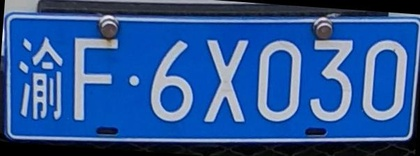
%> input picture 倾斜校正车牌.jpg, 420 x 156 px, shrunk from 602 x 223 before the run
$ octave --eval "result = image_segmentation(imread('倾斜校正车牌.jpg'));"   (GNU Octave 9; MATLAB toolbox functions it lacks are replaced by stand-ins)
%> lines starting %> are read from the running program, lines starting %| are printed output that depends on the picture; in (x1, y1, x2, y2) boxes, pixels count from 0 and x2, y2 are one past the last pixel; in counts of white or black regions, pixels touching at a corner belong together; the program's own positions count from 1
function bw =image_segmentation(I)  %图像分割
Image = I;              %读取RGB图像
%> Image is the input picture: size 156x420x3 uint8; mean R, G, B 45.5, 87.6, 151.8
Image=im2double(Image); %双精度类型 便于运算
%> Image: size 156x420x3 double
I=rgb2hsv(Image);       %RGB模型转换hsv模型
%> I: size 156x420x3 double; mean H, S, V 0.586, 0.685, 0.596
[y,x,z]=size(I);        %%y x z 返回RGB彩色图像数据矩阵行 列 等
%> y = 156; x = 420; z = 3
Blue_y = zeros(y, 1);
p=[0.56 0.71 0.4 1 0.3 1 0];
for i = 1 : y
    for j = 1 : x
        hij = I(i, j, 1);
        sij = I(i, j, 2);
        vij = I(i, j, 3);
        if (hij>=p(1) && hij<=p(2)) &&( sij >=p(3)&& sij<=p(4))&&...
                (vij>=p(5)&&vij<=p(6))
            Blue_y(i, 1) = Blue_y(i, 1) + 1;  %蓝色象素点统计
        end
    end
end
%> after the loop, Blue_y = 156 values, max 404 at index 122, min 0 at index 1, mean 253.7
[~, MaxY] = max(Blue_y);  %最大值
%> MaxY = 122
Th = p(7);
PY1 = MaxY;
%> PY1 = 122
while ((Blue_y(PY1,1)>Th) && (PY1>0))
    PY1 = PY1 - 1;
end
%> this loop made 112 passes
%> PY1 on passes 1 to 12: 121, 120, 119, 118, 117, 116, 115, 114, 113, 112, 111, 110
%> after the loop, PY1 = 10
PY2 = MaxY;
%> PY2 = 122
while ((Blue_y(PY2,1)>Th) && (PY2<y))
    PY2 = PY2 + 1;
end
%> this loop made 22 passes
PY1 = PY1 - 2;
%> PY1 = 8
PY2 = PY2 + 2;
%> PY2 = 146
if PY1 < 1
    PY1 = 1;
end
if PY2 > y
    PY2 = y;
end
bw=Image(PY1:PY2,:,:);
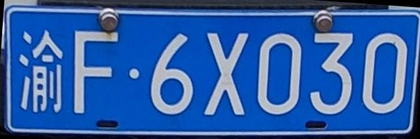
%> bw: size 139x420x3 double; mean R, G, B 0.188, 0.373, 0.653
IY = I(PY1:PY2, :, :);
%> IY: size 139x420x3 double; mean H, S, V 0.602, 0.722, 0.653
I2=im2bw(IY,0.5);
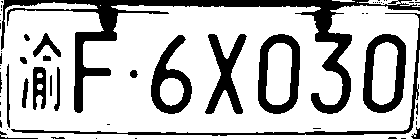
%> I2: size 139x420 logical; 74.4% white; 59 black regions (39 under 20 px), largest, box (x1, y1, x2, y2) and area: (1, 0, 420, 114) 6239, (363, 34, 406, 113) 1529, (258, 34, 300, 114) 1514

[y1,x1,z1]=size(IY);
%> y1 = 139; x1 = 420; z1 = 3
Blue_x=zeros(1,x1);
for j = 1 : x1
    for i = 1 : y1
        hij = IY(i, j, 1);
        sij = IY(i, j, 2);
        vij = IY(i, j, 3);
        if (hij>=p(1) && hij<=p(2)) &&( sij >=p(3)&& sij<=p(4))&&...
                (vij>=p(5)&&vij<=p(6))
            Blue_x(1, j) = Blue_x(1, j) + 1;
%              bw1(i, j) = 1;
        end
    end
end
%> after the loop, Blue_x = 420 values, max 125 at index 248, min 0 at index 1, mean 94.24
PY1;PY2;

[~, MaxX] = max(Blue_x);
%> MaxX = 248
Th = p(7);
PX1 = MaxX;
%> PX1 = 248

while ((Blue_x(1,PX1)>Th) && (PX1>0))
    PX1 = PX1 - 1;
end
%> this loop made 247 passes
%> PX1 on passes 1 to 3: 247, 246, 245
%> after the loop, PX1 = 1
PX2 = MaxX;
%> PX2 = 248
while ((Blue_x(1,PX2)>Th) && (PX2<x1))
    PX2 = PX2 + 1;
end
%> after the loop, PX2 = 420
Picture=Image(PY1:PY2,PX1:PX2,:);
bw = Picture;
figure('NumberTitle','off','Name','图像分割');imshow(bw);title('车牌图像');
